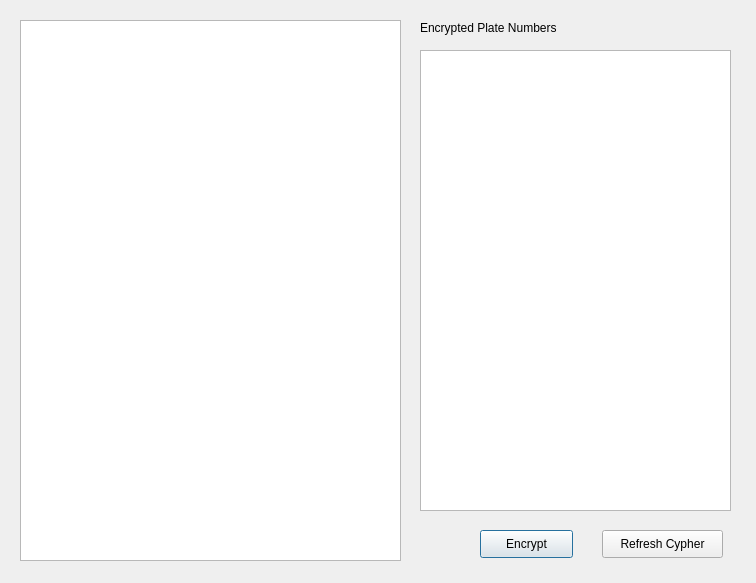
<?xml version="1.0" encoding="UTF-8"?>
<ui version="4.0">
 <class>Dialog</class>
 <widget class="QDialog" name="Dialog">
  <property name="geometry">
   <rect>
    <x>0</x>
    <y>0</y>
    <width>756</width>
    <height>583</height>
   </rect>
  </property>
  <property name="windowTitle">
   <string>Number Plate Anonymiser</string>
  </property>
  <widget class="QLabel" name="label">
   <property name="geometry">
    <rect>
     <x>420</x>
     <y>20</y>
     <width>151</width>
     <height>16</height>
    </rect>
   </property>
   <property name="text">
    <string>Encrypted Plate Numbers</string>
   </property>
  </widget>
  <widget class="QTextEdit" name="results_window">
   <property name="geometry">
    <rect>
     <x>420</x>
     <y>50</y>
     <width>311</width>
     <height>461</height>
    </rect>
   </property>
  </widget>
  <widget class="QTextEdit" name="plate_no_box">
   <property name="geometry">
    <rect>
     <x>20</x>
     <y>20</y>
     <width>381</width>
     <height>541</height>
    </rect>
   </property>
  </widget>
  <widget class="QPushButton" name="encrypt_button">
   <property name="geometry">
    <rect>
     <x>480</x>
     <y>530</y>
     <width>93</width>
     <height>28</height>
    </rect>
   </property>
   <property name="text">
    <string>Encrypt</string>
   </property>
  </widget>
  <widget class="QPushButton" name="refresh_button">
   <property name="geometry">
    <rect>
     <x>602</x>
     <y>530</y>
     <width>121</width>
     <height>28</height>
    </rect>
   </property>
   <property name="text">
    <string>Refresh Cypher</string>
   </property>
  </widget>
 </widget>
 <resources/>
 <connections/>
</ui>
